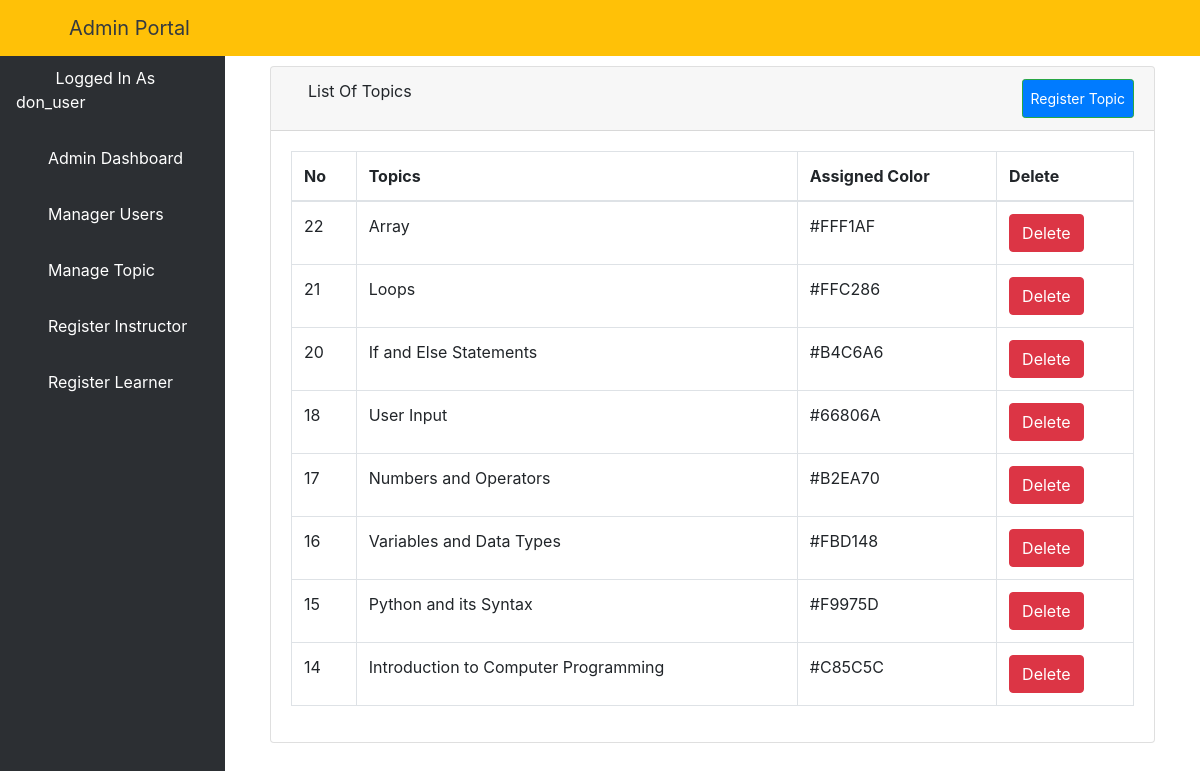
Page /alcourse/ (signed in) on the committed database.
### elearn/models.py (models this page shows, shortened)
class User(AbstractUser):
    is_learner = models.BooleanField(default=False)
    is_instructor = models.BooleanField(default=False)
    is_admin = models.BooleanField(default=False)

class Course(models.Model):
    name = models.CharField(max_length=30)
    color = models.CharField(max_length=7, default='#007bff')

### elearn/views.py (the view)
# urls.py: path('alcourse/', views.ListCourseView.as_view(), name='alcourse'),
class ListCourseView(LoginRequiredMixin, ListView):
    model = course
    template_name = 'dashboard/admin/list_courses.html'
    context_object_name = 'courses'
    paginated_by = 10
    def get_queryset(self):
        return Course.objects.order_by('-id')

### elearn/templates/dashboard/admin/list_courses.html (shortened to what this page needs)
{% extends 'dashboard/admin/base.html' %}
{% block body %}
    <div class="container-fluid">
        <div class="row">
            <div class="col-12 mb-3">
                <div class="col-12 mb-3">
                    <div id="content-wrapper">
                        <div class="container-fluid">
                            <div class="card mb-3">
                                <div class="card-header">
                                    <i class="fas fa-table"></i>
                                    List Of Topics
                                    <a class="btn btn-sm btn-success" href="{% url 'course' %}"
                                       style="padding: 8px; float: right; background-color: #007bff; color: white;">Register
                                        Topic</a>
                                </div>
                                <div class="card-body">
                                    <div class="table-responsive">
                                        <table class="table table-bordered" id="dataTable" width="100%" cellspacing="0">
                                            <thead>
                                            <tr>
                                                <th>No</th>
                                                <th>Topics</th>
                                                <th>Assigned Color</th>
                                                <th>Delete</th>
                                            </tr>
                                            </thead>
                                            <tbody>
                                            {% if courses %}
                                                {% for course in courses %}
                                                    <tr>
                                                        <td>{{ course.id }}</td>
                                                        <td>{{ course.name }}</td>
                                                        <td>{{ course.color }}</td>
                                                        <td>
                                                            <a href="{% url 'adcourse' course.pk %}">
                                                                <button type="button" class="btn btn-danger"> Delete
                                                                </button>
                                                            </a></td>
                                                    </tr>
                                                {% endfor %}
                                            {% endif %}
                                            </tbody>
                                        </table>
                                    </div>
                                </div>
                            </div>
                        </div>
                    </div>
                </div>
            </div>
        </div>
    </div>
{% endblock %}

### elearn/templates/dashboard/admin/base.html (shortened to what this page needs)
<!DOCTYPE html>
<html lang="en">
<head>
    {% load static %}
    <link href="{% static 'vendor/fontawesome-free/css/all.min.css' %}" rel="stylesheet" type="text/css">
    <link href="{% static 'vendor/datatables/dataTables.bootstrap4.css' %}" rel="stylesheet">
    <link href="{% static 'css/sb-admin.css' %}" rel="stylesheet">
</head>
<body id="page-top">
<nav class="navbar navbar-expand navbar-dark bg-warning fixed-top">
    <button class="btn btn-link btn-sm text-dark order-1 order-sm-0" id="sidebarToggle" href="#">
        <i class="fas fa-bars"></i>
    </button>
    <a class="navbar-brand ml-4 text-dark" href="{% url 'dashboard' %}">Admin Portal</a>
    <ul class="navbar-nav ml-auto ml-md-0">
        <li class="nav-item dropdown no-arrow">
            <a class="nav-link dropdown-toggle" href="#" id="userDropdown" role="button" data-toggle="dropdown"
               aria-haspopup="true" aria-expanded="false">
                <i class="fas fa-user-circle fa-fw text-dark mr-3"></i>
            </a>
        </li>
    </ul>
</nav>
<div id="wrapper" style="padding-top: 50px;">
    <ul class="sidebar navbar-nav">
         <li class="nav-item active">
            <a class="nav-link" href="{% url 'dashboard' %}">
                <i class="fas fa-user-circle fa-fw text-warning"></i>
                <span>Logged In As {{ user.username }}</span>
            </a>
        </li>
        <li class="nav-item active">
            <a class="nav-link" href="{% url 'dashboard' %}">
                <i class="fa fa-home" aria-hidden="true"></i>
                <span>Admin Dashboard</span>
            </a>
        </li>
        <li class="nav-item">
            <a class="nav-link" href="{% url 'aluser' %}">
                <i class="fas fa-users"></i>
                <span style="color: white">Manager Users</span>
            </a>
        </li>
        <li class="nav-item dropdown no-arrow">
            <a class="nav-link dropdown-toggle" data-toggle="dropdown" aria-haspopup="true" aria-expanded="false"
               href="">
                <i class="fas fa-bell"></i>
                <span style="color: white">Manage Topic</span>
            </a>
        </li>
        <li class="nav-item">
            <a class="nav-link" href="{% url 'isign' %}">
                <i class="fas fa-chalkboard-teacher"></i>
                <span style="color: white">Register Instructor</span>
            </a>
        </li>
        <li class="nav-item">
            <a class="nav-link" href="{% url 'addlearner' %}">
                <i class="fas fa-user-graduate"></i>
                <span style="color: white">Register Learner</span>
            </a>
        </li>
    </ul>
    {% block body %}{% endblock %}
</div>

### rows in the picture
User: username "don_user"
Course: id "22", name "Array", color "#FFF1AF"
Course: id "21", name "Loops", color "#FFC286"
Course: id "20", name "If and Else Statements", color "#B4C6A6"
Course: id "18", name "User Input", color "#66806A"
Course: id "17", name "Numbers and Operators", color "#B2EA70"
Course: id "16", name "Variables and Data Types", color "#FBD148"
Course: id "15", name "Python and its Syntax", color "#F9975D"
Course: id "14", name "Introduction to Computer Programming", color "#C85C5C"
